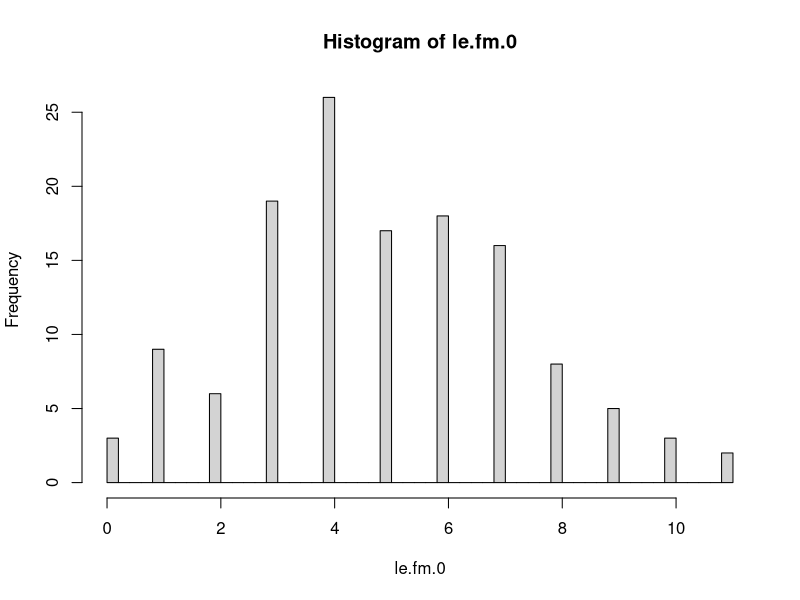
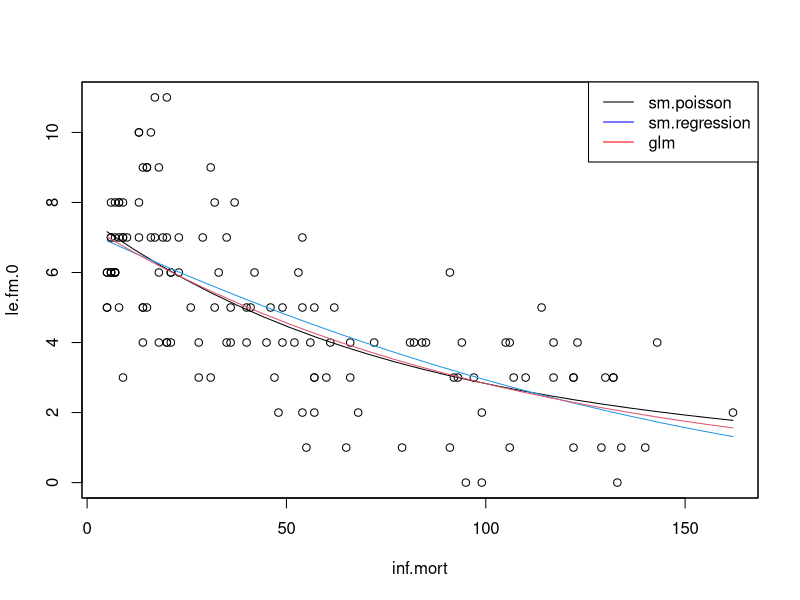
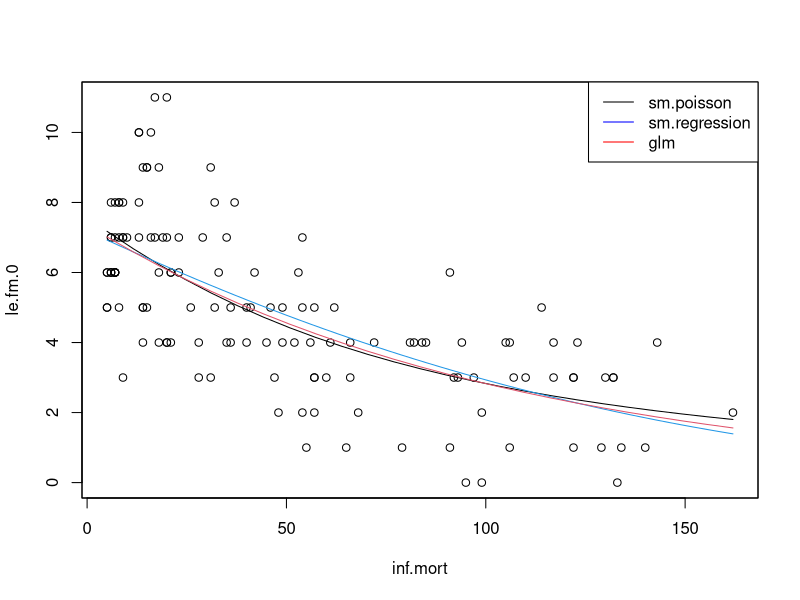
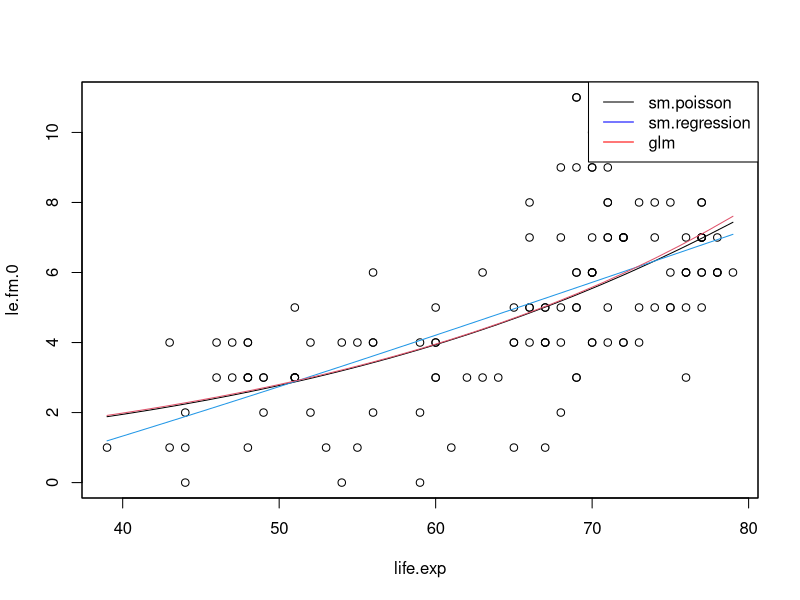

The R source for these figures, in order:
## ---- chunk 1
knitr::opts_chunk$set(echo = TRUE)
library(knitr)
library(sm)
## ---- chunk 2
countries<-read.table(file="countries.txt",head=T,row.names=2,dec=",")
attach(countries)
le.fm.0 <- pmax(0,le.fm)
hist(le.fm.0,br=40)
## ---- chunk 3

# Write your own CV bandwidth choice script for the local Poisson regression.
# h.cv.sm.possion.R
#
# method can be equal to 'loglik.CV' (default) or 'prob.missclas.CV'
h.cv.sm.poisson <- function(x, y, rg.h = NULL, l.h = 10, method = loglik.CV){
  cv.h <- numeric(l.h)
  if (is.null(rg.h)){
    hh <- c(h.select(x,y,method="cv"), h.select(x,y,method="aicc"))#,hcv(x,y))
    rg.h <- range(hh)
  }
  i <- 0
  gr.h <- exp( seq(log(rg.h[1]/1.1), log(rg.h[2]*1.1), l=l.h))
  for (h in gr.h){
    i <- i+1
    cv.h[i] <- method(x,y,h)
  }
  return(list(h=gr.h,cv.h=cv.h, h.cv = gr.h[which.min(cv.h)]))
}
# method 1
prob.missclas.CV <- function(x,y,h){
  n <- length(x)
  pred <- sapply(1:n, 
                 function(i,x,y,h){
                   sm.poisson(x=x[-i],y=y[-i],h=h,eval.points=x[i],display="none")$estimate
                 },   x,y,h)
  return(sum(abs(pred-y)>.5)/n)
}
# method 2
loglik.CV <- function(x,y,h){
  n <- length(x)
  lambda <- sapply(1:n, 
                 function(i,x,y,h){
                   sm.poisson(x=x[-i],y=y[-i],h=h,eval.points=x[i],display="none")$estimate
                 },   x,y,h)
  return (-sum(log(exp(-lambda)*(lambda^x)/(factorial(x)))))# using minus here is aim to keep using min later
}
## ---- chunk 4
h.list.pm <- h.cv.sm.poisson(inf.mort,le.fm.0,method = prob.missclas.CV) # Minimizing the probability of misclassification of a new observation

aux <- sm.poisson(inf.mort,le.fm.0,h=h.list.pm$h.cv, col=1)
sm.regression(inf.mort,le.fm.0,h=h.list.pm$h.cv,col=4,add=T)
aux.glm <- glm(le.fm.0 ~ inf.mort,family=poisson)
pred <- predict(aux.glm, 
                newdata=data.frame(inf.mort=aux$eval.points),
                type="response")
lines(aux$eval.points,pred,col=2)
legend('topright', c("sm.poisson", "sm.regression", "glm"), col = c('black', 'blue', 'red'), lty = c(1, 1, 1))
## ---- chunk 5
h.list.lk <- h.cv.sm.poisson(inf.mort,le.fm.0,method = loglik.CV) # Maximizing the log-likelihood of a new observation

aux <- sm.poisson(inf.mort,le.fm.0,h=h.list.lk$h.cv, col=1)
sm.regression(inf.mort,le.fm.0,h=h.list.lk$h.cv,col=4,add=T)
aux.glm <- glm(le.fm.0 ~ inf.mort,family=poisson)
pred <- predict(aux.glm, 
                newdata=data.frame(inf.mort=aux$eval.points),
                type="response")
lines(aux$eval.points,pred,col=2)
legend('topright', c("sm.poisson", "sm.regression", "glm"), col = c('black', 'blue', 'red'), lty = c(1, 1, 1))
## ---- chunk 6
h.list <- h.cv.sm.poisson(life.exp,le.fm.0,method = loglik.CV)#rg.h=c(4,11)

aux <- sm.poisson(life.exp,le.fm.0,h=h.list$h.cv, col=1) # black
sm.regression(life.exp,le.fm.0,h=h.list$h.cv,col=4,add=T) # blue
aux.glm <- glm(le.fm.0 ~ life.exp, family=poisson)
pred <- predict(aux.glm, 
                newdata=data.frame(life.exp=aux$eval.points),
                type="response")
lines(aux$eval.points,pred,col=2)
legend('topright', c("sm.poisson", "sm.regression", "glm"), col = c('black', 'blue', 'red'), lty = c(1, 1, 1))
